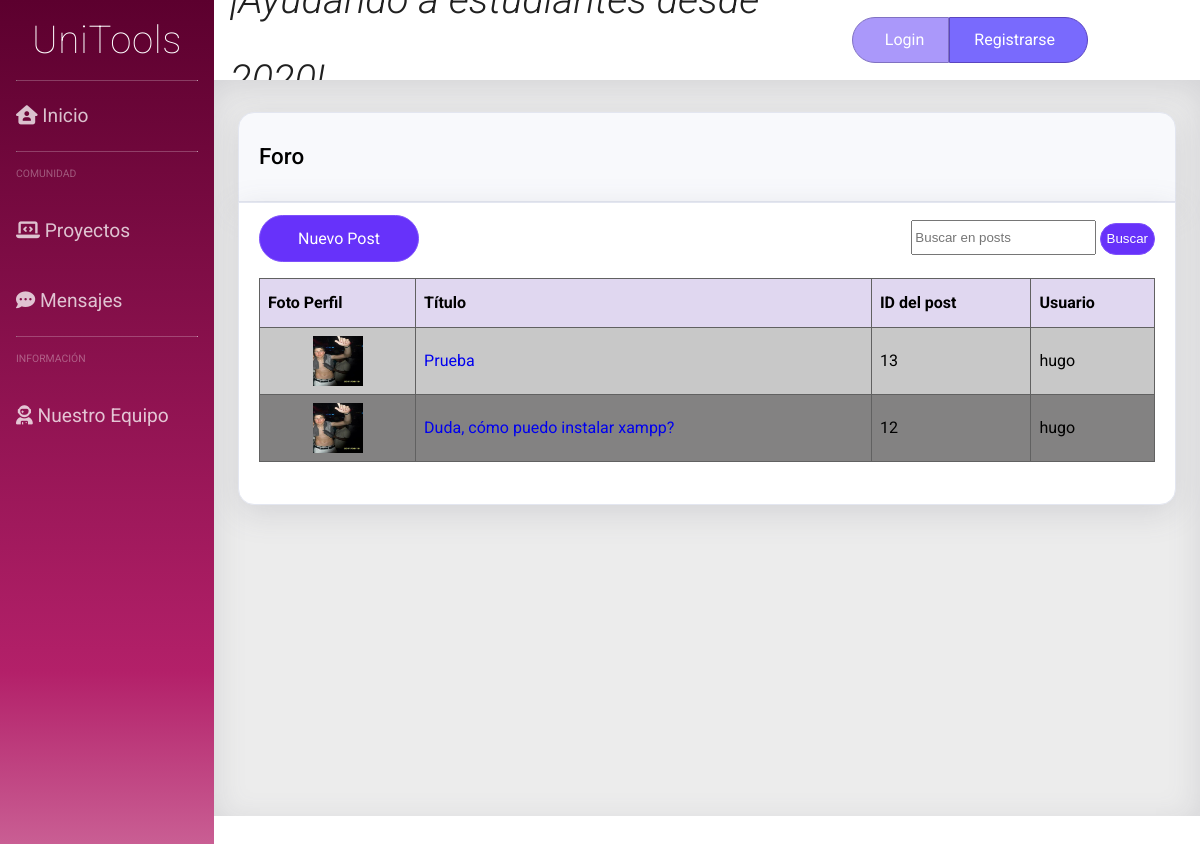
Before: /foro.php with the older database file.
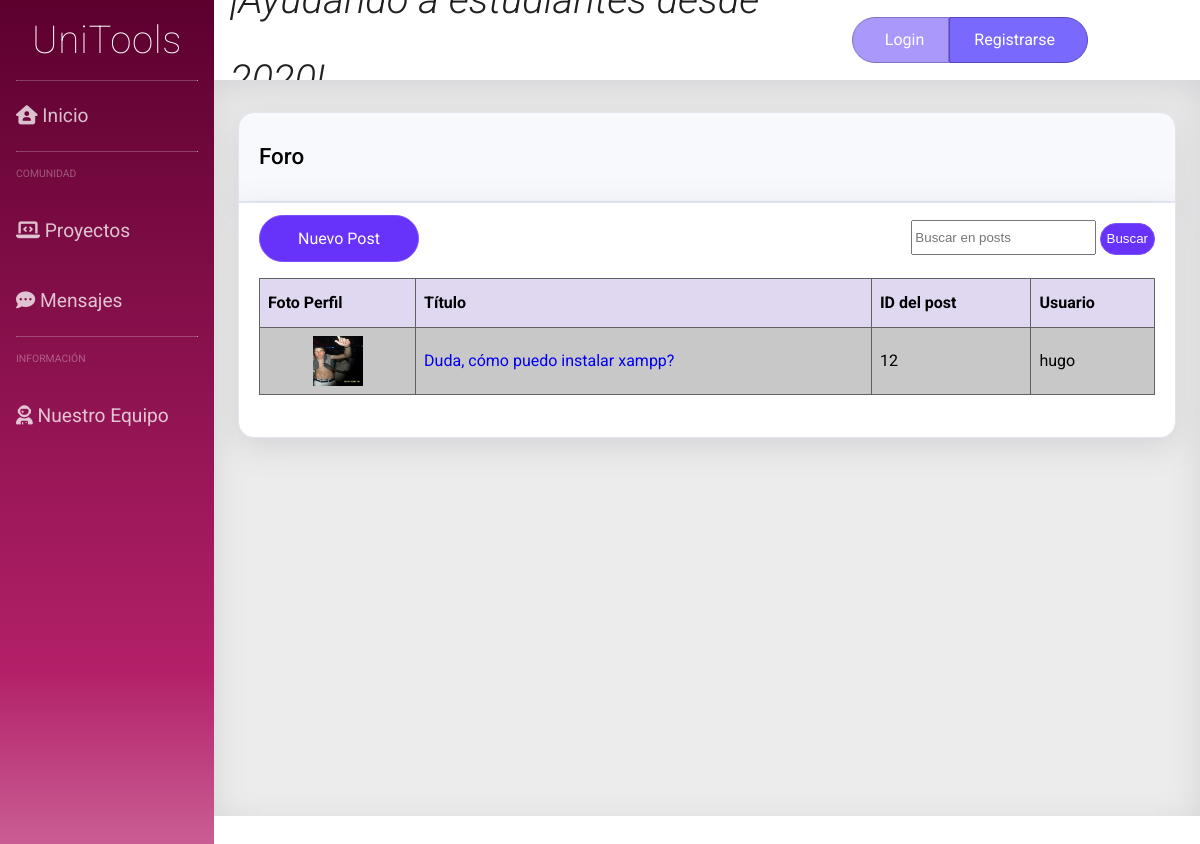
After: the same page with the newer database file.
### tables this page shows
CREATE TABLE `posts` (
  `id_post` int(11) NOT NULL,
  `user` int(11) NOT NULL,
  `title` text NOT NULL,
  `content` text NOT NULL,
  `id_cat` int(11) NOT NULL
);

CREATE TABLE `user` (
  `id_user` int(11) NOT NULL,
  `email` varchar(50) NOT NULL,
  `password` varchar(255) NOT NULL,
  `username` varchar(30) NOT NULL,
  `premium` tinyint(1) NOT NULL,
  `admin` tinyint(1) NOT NULL,
  `name` text NOT NULL,
  `aboutMe` text NOT NULL
);

### dao/post_class.php (called while the page is built, shortened)
<?php
class TOUPost {
	private $id_Post;
	private $user;
	private $title;
	function __construct($id_post ='',$user='',$title='',$content='',$category=''){
        $this->id_Post = $id_post;
		$this->user = $user;
		$this->title = $title;
	}
	public function get_id(){
		return $this->id_Post;
	}
	public function get_user(){
		return $this->user;
	}
	public function get_title(){
		return $this->title;
	}
}
?>

### dao/DAO.php (called while the page is built, shortened)
<?php
class DAO {
	public $conn;
	public function __construct() {
		if (!$this->conn){
			if(isset($_SESSION['admin']) && $_SESSION['admin']){
				$this->conn = mysqli_connect("localhost", "root", "", "unitoolsdb");
			}else{
				$this->conn = mysqli_connect("localhost", "Usuario", "User", "unitoolsdb");
			}
		}
	}
	public function ejecutarConsulta($query){
		$result = mysqli_query($this->conn, $query) or die($this->conn->error);
        $array = mysqli_fetch_assoc($result);
		return $array;
	}
	public function devolverConsulta($query){
		$result = mysqli_query($this->conn, $query) or die($this->conn->error);
		return $result;
	}
}
?>

### dao/dao_post.php (called while the page is built, shortened)
<?php
include_once('DAO.php');
include_once('post_class.php');
class DAOpost extends DAO {
	public function show_all_data(){
		$sql = sprintf("SELECT * FROM posts ORDER BY id_post DESC");
		$query = $this->devolverConsulta($sql);
        $array = [];
        while($result = mysqli_fetch_assoc($query)){
            $post = new TOUpost( $result['id_post'],$result['user'],$result['title'],$result['content'],$result['id_cat']);
            array_push($array, $post);
        }
		return $array;
	}
}
?>

### dao/dao_user.php (called while the page is built, shortened)
<?php
include_once('DAO.php');
include_once('user_class.php');
class DAOUsuario extends DAO {
	public function search_userId($userId){
		$sql = sprintf("SELECT * FROM user WHERE id_User = $userId");
		if (!$this->ejecutarConsulta($sql))
			return null;
		else
		{
			$result = $this->ejecutarConsulta($sql);
			$user = new TOUser($result['id_user'],$result['email'],$result['password'],$result['username'],$result['premium'], $result['admin'], $result['name'], $result['aboutMe']);
			return $user;
		}
	}
}
?>

### dao/user_class.php (called while the page is built, shortened)
<?php
class TOUser {
	private $user_name;
	function __construct($userId='',$email='',$password='',$user_name='',$premium='', $admin='', $name='', $aboutMe=''){
		$this->user_name = $user_name;
	}
	public function get_username(){
		return $this->user_name;
	}
}
?>

### foro.php (the view, shortened to what this page needs)
<?php
include_once("dao/dao_user.php");
include_once("dao/dao_post.php");
?>
<!DOCTYPE html>
<html>
<head>
    <link rel="stylesheet" type="text/css" href="css/hoja_OG.css">
    <link rel="stylesheet" type="text/css" href="css/side_OG.css">
    <link rel="stylesheet" type="text/css" href="css/cabecera_OG.css">
    <link rel="stylesheet" type="text/css" href="css/content_OG.css">
</head>
<body>
 <div class="contenedor">
<?php
require("includes/common/navegacion_OG.php");?>
<?php
require("includes/common/cabecera_OG.php");?>
<div class="contenido">
            <div class="cotenido">
            <div class="fb-col box" id="prs_g">
		    <div class="t1 fb-row" >
            <h1>Foro</h1>
            </div>
            <div class = "b1">
                <div class = "fb-row jc_space-between v-center" id = "posts">
                    <div class="nav_i " id="btn_foro">
                        <a  href="nuevo_post.php">Nuevo Post</a>
                    </div>
                    <form action="search.php" method="POST" id = "foro_barra_busqueda" class="fb-row" >
                        <input type="text" name="buscar" placeholder="Buscar en posts">
                        <div>
                            <button  type="submit" name="submit-buscar" href="search.php">Buscar </button>
                        </div>
                    </form>
                </div>
                <?php
                $dao_post = new DAOpost();
                $dao_user = new DAOUsuario();
                $res = $dao_post->show_all_data();
	         echo "<table id='t01' style='width:100%'>";
             echo "<tr>";
             echo "<th>Foto Perfil</th>";
	         echo "<th>Título</th>";
		     echo "<th>ID del post</th>";
		     echo "<th>Usuario</th>";
		     echo "</tr>";
                while (!empty($res)) {
                    $curr_post = array_shift($res);
                    $post_id = $curr_post->get_id();
                    $usuario = $dao_user->search_userId($curr_post->get_user());
                    $title = $curr_post->get_title();
                    if ($usuario == null) {
                        $username = "Usuario borrado";
                    } else {
                        $username = $usuario->get_username();
                    }
          echo "<tr>";
          if ($usuario != null){
            echo '<td><img class="forumPic" alt="foto_foro" src="img/fotosPerfil/' . $username . '.jpg"></td>';
            }
		  echo "<td>" . "<a href=\"post.php?id=" . $post_id . "\">" . $title . "</a></td>";
          echo "<td>"  . $post_id ."</td>";
          echo '<div class=Fb-row">';
          echo "<td>" . $username   . "</td>";
          }
		  echo "</div></tr>";
	       echo "</table>";
                ?>
            </div>
        </div>
        </div>
    </div>
</body>

Changed rows visible on the page:
removed posts: user.username (picture), title "Prueba", id_post "13", user.username "hugo"
